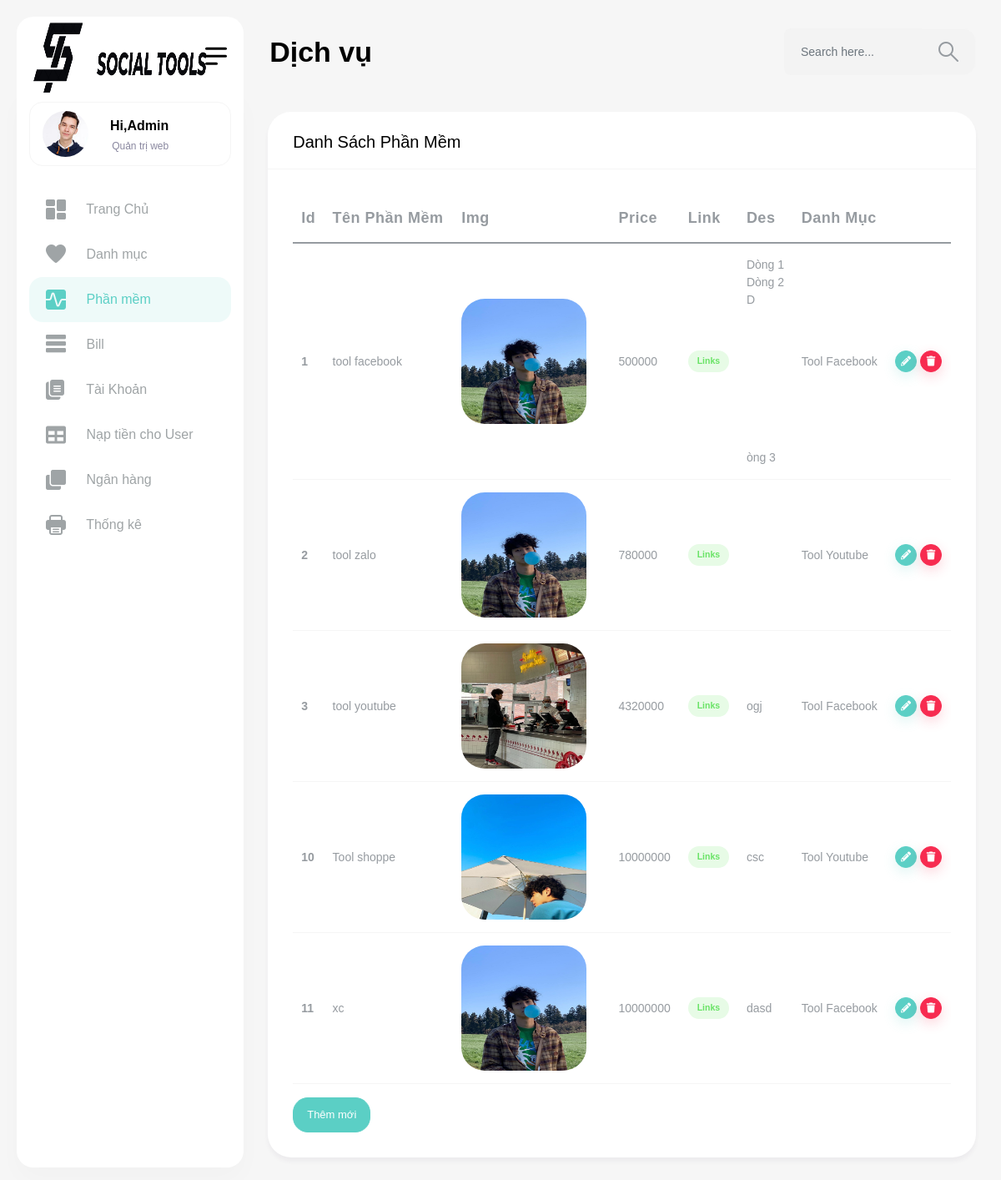
/admin/index.php?act=lispm, run on the app's committed database.
### tables this page shows
CREATE TABLE `phanmem` (
  `id_phanmem` int(11) NOT NULL,
  `ten_phanmem` varchar(255) NOT NULL,
  `img` varchar(255) NOT NULL,
  `price` int(11) NOT NULL,
  `link` varchar(255) NOT NULL,
  `des` varchar(10000) DEFAULT NULL,
  `id_danhmuc` int(11) NOT NULL
);

CREATE TABLE `danhmuc` (
  `id_danhmuc` int(11) NOT NULL,
  `ten_danhmuc` varchar(255) NOT NULL,
  `img` varchar(255) NOT NULL
);

### model/pdo.php (called while the page is built, shortened)
<?php
function pdo_get_connection(){
    $servername = "localhost";
    $username = "root";
    $password = "";
    try {
        $conn = new PDO("mysql:host=$servername;dbname=duan1", $username, $password);
        $conn->setAttribute(PDO::ATTR_ERRMODE, PDO::ERRMODE_EXCEPTION);
        return $conn;
    } catch(PDOException $e) {
        echo "Connection failed: " . $e->getMessage();
    }
}
function pdo_query($sql){
    $sql_args=array_slice(func_get_args(),1);
    try{
        $conn=pdo_get_connection();
        $stmt=$conn->prepare($sql);
        $stmt->execute($sql_args);
        $rows=$stmt->fetchAll();
        return $rows;
    }
    catch(PDOException $e){
        throw $e;
    }
    finally{
        unset($conn);
    }
}
function pdo_query_one($sql){
    $sql_args=array_slice(func_get_args(),1);
    try{
        $conn=pdo_get_connection();
        $stmt=$conn->prepare($sql);
        $stmt->execute($sql_args);
        $row=$stmt->fetch(PDO::FETCH_ASSOC);
        return $row;
    }
    catch(PDOException $e){
        throw $e;
    }
    finally{
        unset($conn);
    }
}
?>

### model/phanmem.php (called while the page is built, shortened)
<?php
    function loadall_phanmem(){
        $sql = "SELECT * FROM `phanmem`";
        $listphanmem = pdo_query($sql);
        return $listphanmem;
    }
?>

### model/danhmuc.php (called while the page is built, shortened)
<?php
    function load_name_danhmuc($id){
        if($id>0){
            $sql = "SELECT * FROM `danhmuc` WHERE `id_danhmuc` = {$id}";
            $cate = pdo_query_one($sql);
            extract($cate);
            return $ten_danhmuc;
        }else{
            return "";
        }
    }
?>

### admin/phanmem/list.php (the view)
<div class="content-body">
    <div class="container-fluid">
        <div class="row">
					<div class="col-lg-12">
                        <div class="card">
                            <div class="card-header">
                                <h4 class="card-title">Danh sách phần mềm</h4>
                            </div>
                            <div class="card-body">
                                <div class="table-responsive">
                                    <table class="table table-responsive-md">
                                        <thead>
                                            <tr>
                                                <th><strong>Id</strong></th>
                                                <th><strong>Tên phần mềm</strong></th>
                                                <th><strong>Img</strong></th>
                                                <th><strong>Price</strong></th>
                                                <th><strong>Link</strong></th>
                                                <th><strong>Des</strong></th>
                                                <th><strong>Danh mục</strong></th>
                                                <th></th>
                                            </tr>
                                        </thead>
                                        <tbody>
                                            <?php
                                            foreach($listphanmem as $phanmem){
                                                extract($phanmem);
                                            ?>
                                            <tr>
                                                <td><strong><?php echo $id_phanmem?></strong></td>
                                                <td><?php echo $ten_phanmem?></td>
                                                <td><img src="<?php echo $img?>" alt="" class="me-3 rounded" width="150" height="150"></td>
                                                <td><?php echo $price?></td>
                                                <td><a href="<?php echo $link?>"><span class="badge light badge-success">Links</span></a></td>
                                                <?php $text_with_br = nl2br($des) ?>
                                                <td><?php echo $text_with_br?></td>
                                                <td><?php echo $name_danhmuc = load_name_danhmuc($id_danhmuc)?></td>
                                                <td>
													<div class="d-flex">
														<a href="index.php?act=suapm&id_phanmem=<?php echo $id_phanmem ?>" class="btn btn-primary shadow btn-xs sharp me-1"><i class="fas fa-pencil-alt"></i></a>
														<a href="index.php?act=xoapm&id_phanmem=<?php echo $id_phanmem ?>" class="btn btn-danger shadow btn-xs sharp"><i class="fa fa-trash"></i></a>
													</div>
												</td>
                                            </tr>
                                            <?php
                                            }
                                             ?>
                                        </tbody>
                                    </table>
                                    <a href="index.php?act=addpm"><input type="button" value="Thêm mới"  class="btn btn-primary"></a>
                                </div>
                            </div>
                        </div>
                    </div>
        </div>
    </div>
</div>

### admin/header.php (shortened to what this page needs)
<!DOCTYPE html>
<html lang="en">
<head>
	<link href="../vendor/jquery-nice-select/css/nice-select.css" rel="stylesheet">
	<link rel="stylesheet" href="../vendor/nouislider/nouislider.min.css">
    <link href="../css/style.css" rel="stylesheet">
</head>
<body>
    <div id="main-wrapper">
        <div class="nav-header">
            <a href="index.php" class="brand-logo">
				<img src="../img/logo7.png" alt="" viewbox="0 0 0 0"  width="60" height="100" >
				<img src="../img/logo8.png" alt=""  class="brand-title" width="135" height="60" margin="0px" >
            </a>
            <div class="nav-control">
                <div class="hamburger">
                    <span class="line"></span><span class="line"></span><span class="line"></span>
                </div>
            </div>
        </div>
        <div class="header">
            <div class="header-content">
                <nav class="navbar navbar-expand">
                    <div class="collapse navbar-collapse justify-content-between">
                        <div class="header-left">
							<div class="dashboard_bar">
                                Dịch vụ
                            </div>
                        </div>
                        <ul class="navbar-nav header-right">
							<li class="nav-item">
								<div class="input-group search-area">
									<input type="text" class="form-control" placeholder="Search here...">
									<span class="input-group-text"><a href="javascript:void(0)"><i class="flaticon-381-search-2"></i></a></span>
								</div>
							</li>
                        </ul>
                    </div>
				</nav>
			</div>
		</div>
        <div class="dlabnav">
            <div class="dlabnav-scroll">
				<ul class="metismenu" id="menu">
					<li class="dropdown header-profile">
						<a class="nav-link" href="javascript:void(0);" role="button" data-bs-toggle="dropdown">
							<img src="../images/profile/pic1.jpg" width="20" alt="">
							<div class="header-info ms-3">
								<span class="font-w600 ">Hi,<b>Admin</b></span>
								<small class="text-end font-w400">Quản trị web</small>
							</div>
						</a>
					</li>
					<li><a class="" href="../View/index.php" >
							<i class="flaticon-025-dashboard"></i>
							<span class="nav-text">Trang Chủ</span>
						</a>
					</li>
                    <li><a class="" href="index.php?act=lisdm" >
							<i class="flaticon-045-heart"></i>
							<span class="nav-text">Danh mục</span>
						</a>
                    </li>
                    <li><a class="" href="index.php?act=lispm" >
							<i class="flaticon-041-graph"></i>
							<span class="nav-text">Phần mềm</span>
						</a>
                    </li>
                    <li><a class="" href="index.php?act=listbill" >
							<i class="flaticon-043-menu"></i>
							<span class="nav-text">Bill</span>
						</a>
                    </li>
					<li><a class="" href="index.php?act=dsuser" >
							<i class="flaticon-022-copy"></i>
							<span class="nav-text">Tài Khoản</span>
						</a>
                    </li>
					<li><a class="" href="index.php?act=naptienuser" >
							<i class="fas fa-table"></i>
							<span class="nav-text">Nạp tiền cho User</span>
						</a>
                    </li>
					<li><a class="" href="index.php?act=listnganhang" >
							<i class="fas fa-clone"></i>
							<span class="nav-text">Ngân hàng</span>
						</a>
                    </li>
					<li><a class="" href="index.php?act=thongke">
							<i class="flaticon-072-printer"></i>
							<span class="nav-text">Thống kê</span>
						</a>
                    </li>
                </ul>
			</div>
        </div>

### admin/index.php (shortened to what this page needs)
<?php
    require "../model/pdo.php";
    require "../model/danhmuc.php";
    require "../model/phanmem.php";
    require "header.php";
    if(isset($_GET['act'])){
        $act = $_GET['act'];
        switch($act){
            case 'lispm':
                $listphanmem=loadall_phanmem();
                include "phanmem/list.php";
                break;
        }
    }else{
        include "home.php";
    }
    require "footer.php";
?>

### admin/footer.php (shortened to what this page needs)
	</div>
</body>
</html>
</body>
</html>

### data on the page
phanmem: id_phanmem "1", ten_phanmem "tool facebook", img (picture), price "500000", des "Dòng 1 Dòng 2 D òng 3", id_danhmuc.ten_danhmuc "Tool Facebook"
phanmem: id_phanmem "2", ten_phanmem "tool zalo", img (picture), price "780000", id_danhmuc.ten_danhmuc "Tool Youtube"
phanmem: id_phanmem "3", ten_phanmem "tool youtube", img (picture), price "4320000", des "ogj", id_danhmuc.ten_danhmuc "Tool Facebook"
phanmem: id_phanmem "10", ten_phanmem "Tool shoppe", img (picture), price "10000000", des "csc", id_danhmuc.ten_danhmuc "Tool Youtube"
phanmem: id_phanmem "11", ten_phanmem "xc", img (picture), price "10000000", des "dasd", id_danhmuc.ten_danhmuc "Tool Facebook"
